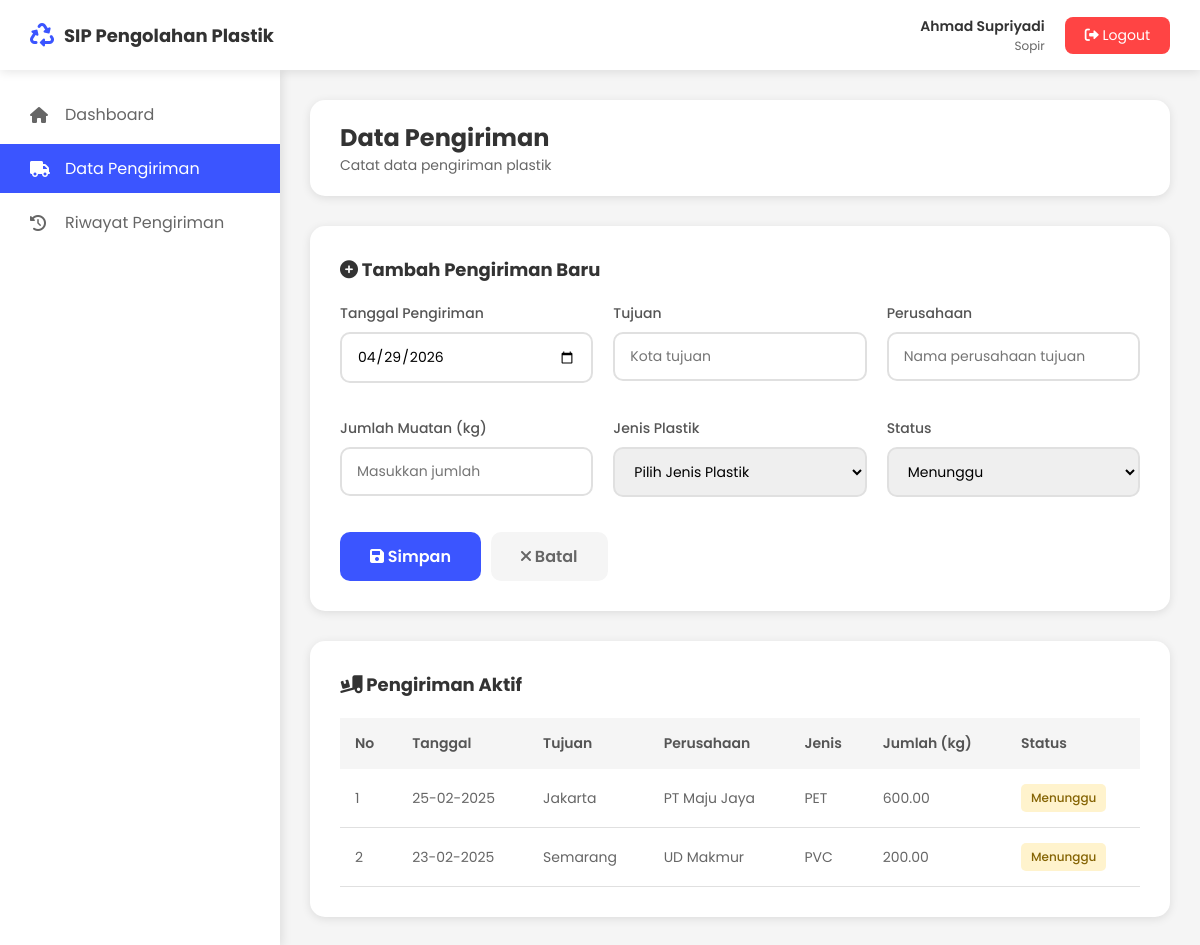
Page /sopir/data_pengiriman.php (signed in) on the committed database.
### tables this page shows
CREATE TABLE data_pengiriman (
    id INT(11) NOT NULL AUTO_INCREMENT,
    user_id INT(11) NOT NULL,
    tanggal_pengiriman DATE NOT NULL,
    tujuan VARCHAR(255) NOT NULL,
    perusahaan VARCHAR(255) NOT NULL,
    jumlah_muatan DECIMAL(10,2) NOT NULL,
    jenis_plastik ENUM('PET', 'HDPE', 'PVC', 'LDPE', 'PP', 'PS') NOT NULL,
    status ENUM('Menunggu', 'Dalam Perjalanan', 'Selesai') DEFAULT 'Menunggu',
    created_at TIMESTAMP NOT NULL DEFAULT CURRENT_TIMESTAMP,
    PRIMARY KEY (id),
    KEY user_id (user_id),
    CONSTRAINT data_pengiriman_ibfk_1 FOREIGN KEY (user_id) REFERENCES users (id) ON DELETE CASCADE
);

### sopir/data_pengiriman.php (the view, shortened to what this page needs)
<?php
include '../config.php';
$user_id = $_SESSION['user_id'];
$query_pending = "SELECT * FROM data_pengiriman WHERE user_id = $user_id AND status != 'Selesai' ORDER BY tanggal_pengiriman DESC";
$result_pending = $conn->query($query_pending);
?>
<!DOCTYPE html>
<html lang="id">
<head>
    <link rel="stylesheet" href="https://cdnjs.cloudflare.com/ajax/libs/font-awesome/6.0.0/css/all.min.css">
</head>
<body>
    <div class="navbar">
        <div class="navbar-brand">
            <i class="fas fa-recycle"></i>
            <h2>SIP Pengolahan Plastik</h2>
        </div>
        <div class="user-info">
            <div class="user-detail">
                <div class="user-name"><?php echo $_SESSION['nama']; ?></div>
                <div class="user-role">Sopir</div>
            </div>
            <a href="../logout.php" class="btn-logout"><i class="fas fa-sign-out-alt"></i> Logout</a>
        </div>
    </div>
    <div class="sidebar">
        <ul class="sidebar-menu">
            <li><a href="../dashboard.php"><i class="fas fa-home"></i> Dashboard</a></li>
            <li><a href="data_pengiriman.php" class="active"><i class="fas fa-truck"></i> Data Pengiriman</a></li>
            <li><a href="riwayat_pengiriman.php"><i class="fas fa-history"></i> Riwayat Pengiriman</a></li>
        </ul>
    </div>
    <div class="content">
        <div class="page-header">
            <div>
                <h1>Data Pengiriman</h1>
                <p>Catat data pengiriman plastik</p>
            </div>
        </div>
        <div class="form-container">
            <h3><i class="fas fa-plus-circle"></i> Tambah Pengiriman Baru</h3>
            <form method="POST" action="">
                <div class="form-grid">
                    <div class="form-group">
                        <label>Tanggal Pengiriman</label>
                        <input type="date" name="tanggal" value="<?php echo date('Y-m-d'); ?>" required>
                    </div>
                    <div class="form-group">
                        <label>Tujuan</label>
                        <input type="text" name="tujuan" placeholder="Kota tujuan" required>
                    </div>
                    <div class="form-group">
                        <label>Perusahaan</label>
                        <input type="text" name="perusahaan" placeholder="Nama perusahaan tujuan" required>
                    </div>
                    <div class="form-group">
                        <label>Jumlah Muatan (kg)</label>
                        <input type="number" step="0.01" name="jumlah" placeholder="Masukkan jumlah" required>
                    </div>
                    <div class="form-group">
                        <label>Jenis Plastik</label>
                        <select name="jenis_plastik" required>
                            <option value="">Pilih Jenis Plastik</option>
                        </select>
                    </div>
                    <div class="form-group">
                        <label>Status</label>
                        <select name="status" required>
                            <option value="Menunggu">Menunggu</option>
                        </select>
                    </div>
                </div>
                <div style="display: flex; gap: 10px;">
                    <button type="submit" name="simpan" class="btn-simpan">
                        <i class="fas fa-save"></i> Simpan
                    </button>
                    <button type="reset" class="btn-batal">
                        <i class="fas fa-times"></i> Batal
                    </button>
                </div>
            </form>
        </div>
        <div class="table-container">
            <h3><i class="fas fa-truck-loading"></i> Pengiriman Aktif</h3>
            <table>
                <thead>
                    <tr>
                        <th>No</th>
                        <th>Tanggal</th>
                        <th>Tujuan</th>
                        <th>Perusahaan</th>
                        <th>Jenis</th>
                        <th>Jumlah (kg)</th>
                        <th>Status</th>
                    </tr>
                </thead>
                <tbody>
                    <?php if($result_pending->num_rows > 0): ?>
                        <?php $no = 1; while($row = $result_pending->fetch_assoc()): ?>
                        <tr>
                            <td><?php echo $no++; ?></td>
                            <td><?php echo date('d-m-Y', strtotime($row['tanggal_pengiriman'])); ?></td>
                            <td><?php echo $row['tujuan']; ?></td>
                            <td><?php echo $row['perusahaan']; ?></td>
                            <td><?php echo $row['jenis_plastik']; ?></td>
                            <td><?php echo number_format($row['jumlah_muatan'], 2); ?></td>
                            <td>
                                <span class="status-badge status-<?php echo strtolower(str_replace(' ', '-', $row['status'])); ?>">
                                    <?php echo $row['status']; ?>
                                </span>
                            </td>
                        </tr>
                        <?php endwhile; ?>
                    <?php else: ?>
                        <tr>
                            <td colspan="7" style="text-align: center; color: #999;">Tidak ada pengiriman aktif</td>
                        </tr>
                    <?php endif; ?>
                </tbody>
            </table>
        </div>
    </div>
</body>
</html>

### sopir/data_pengiriman.php (style rules this page uses)
* { margin: 0; padding: 0; box-sizing: border-box; font-family: 'Poppins', sans-serif; }
body { background: #f5f5f5; }
.navbar { background: white; padding: 0 30px; box-shadow: 0 2px 10px rgba(0,0,0,0.1); display: flex; justify-content: space-between; align-items: center; height: 70px; position: fixed; top: 0; left: 0; right: 0; z-index: 1000; }
.navbar-brand { display: flex; align-items: center; gap: 10px; }
.navbar-brand i { font-size: 24px; color: #3B55FF; }
.navbar-brand h2 { color: #333; font-size: 18px; }
.navbar .user-info { display: flex; align-items: center; gap: 20px; }
.user-detail { text-align: right; }
.user-name { color: #333; font-weight: 600; font-size: 14px; }
.user-role { color: #666; font-size: 12px; }
.btn-logout { padding: 8px 20px; background: #ff4444; color: white; text-decoration: none; border-radius: 8px; font-size: 14px; transition: background 0.3s; }
.sidebar { width: 280px; background: white; position: fixed; left: 0; top: 70px; bottom: 0; box-shadow: 2px 0 10px rgba(0,0,0,0.1); overflow-y: auto; }
.sidebar-menu { list-style: none; padding: 20px 0; }
.sidebar-menu li { margin-bottom: 5px; }
.sidebar-menu a { display: flex; align-items: center; padding: 12px 30px; color: #666; text-decoration: none; transition: all 0.3s; gap: 15px; }
.sidebar-menu a:hover, .sidebar-menu a.active { background: #3B55FF; color: white; }
.sidebar-menu a i { width: 20px; }
.content { margin-left: 280px; margin-top: 70px; padding: 30px; min-height: calc(100vh - 70px); }
.page-header { background: white; padding: 20px 30px; border-radius: 15px; margin-bottom: 30px; box-shadow: 0 2px 10px rgba(0,0,0,0.1); display: flex; justify-content: space-between; align-items: center; }
.page-header h1 { color: #333; font-size: 24px; }
.page-header p { color: #666; font-size: 14px; }
.form-container { background: white; padding: 30px; border-radius: 15px; margin-bottom: 30px; box-shadow: 0 2px 10px rgba(0,0,0,0.1); }
.form-container h3 { color: #333; margin-bottom: 20px; font-size: 18px; }
.form-grid { display: grid; grid-template-columns: repeat(auto-fit, minmax(250px, 1fr)); gap: 20px; margin-bottom: 20px; }
.form-group { margin-bottom: 15px; }
.form-group label { display: block; margin-bottom: 8px; color: #555; font-weight: 500; font-size: 14px; }
.form-group input, .form-group select, .form-group textarea { width: 100%; padding: 12px 15px; border: 2px solid #e0e0e0; border-radius: 10px; font-size: 14px; transition: border-color 0.3s; }
.btn-simpan { padding: 12px 30px; background: #3B55FF; color: white; border: none; border-radius: 10px; font-size: 16px; font-weight: 600; cursor: pointer; transition: background 0.3s; }
.btn-batal { padding: 12px 30px; background: #f5f5f5; color: #666; border: none; border-radius: 10px; font-size: 16px; font-weight: 600; cursor: pointer; transition: background 0.3s; text-decoration: none; display: inline-block; }
.table-container { background: white; padding: 30px; border-radius: 15px; box-shadow: 0 2px 10px rgba(0,0,0,0.1); }
.table-container h3 { color: #333; margin-bottom: 20px; font-size: 18px; }
table { width: 100%; border-collapse: collapse; }
table th { background: #f5f5f5; padding: 15px; text-align: left; font-weight: 600; color: #555; font-size: 14px; }
table td { padding: 15px; border-bottom: 1px solid #e0e0e0; color: #666; font-size: 14px; }
.status-badge { padding: 5px 10px; border-radius: 5px; font-size: 12px; font-weight: 500; display: inline-block; }
.status-menunggu { background: #fff3cd; color: #856404; }

### rows in the picture
data_pengiriman: tanggal_pengiriman "25-02-2025", tujuan "Jakarta", perusahaan "PT Maju Jaya", jenis_plastik "PET", jumlah_muatan "600.00", status "Menunggu"
data_pengiriman: tanggal_pengiriman "23-02-2025", tujuan "Semarang", perusahaan "UD Makmur", jenis_plastik "PVC", jumlah_muatan "200.00", status "Menunggu"

### other values in the picture
$_SESSION['nama'] "Ahmad Supriyadi"
